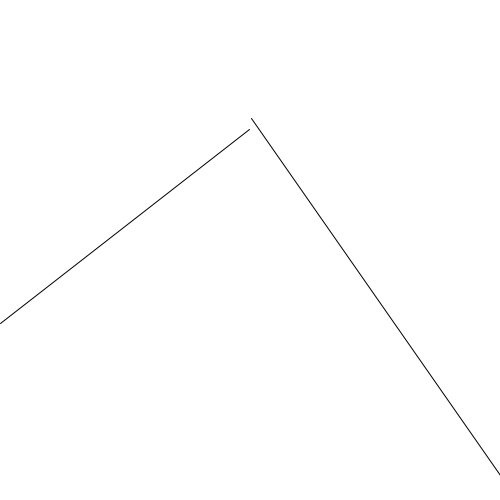
Frame 1 (no input)
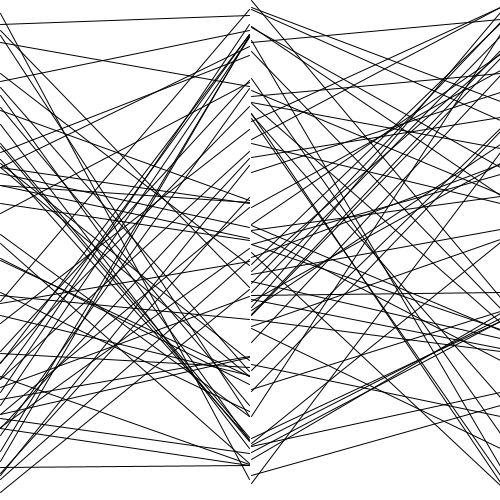
Frame 60 (the mouse pressed at the canvas centre just before this capture)
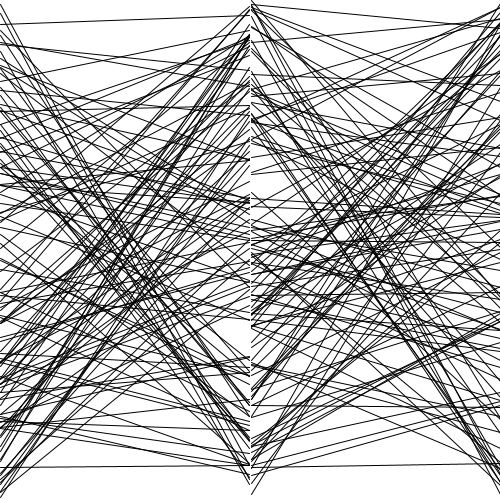
Frame 120 (the mouse held since frame 60 and released just before this capture)

The Processing sketch that drew these frames (run headless with seeded random() and noise(); from frame 60 on, the mouse is pressed at the canvas centre):

// Processing sketch: sketch_6
// ── sketch_6.pde
void setup() {
  size(500,500);
  background(255);
}

void draw() {
  line(0, random(height), (width/2)-1, random(height));
  line(width, random(height), (width/2)+1, random(height));
}
  
